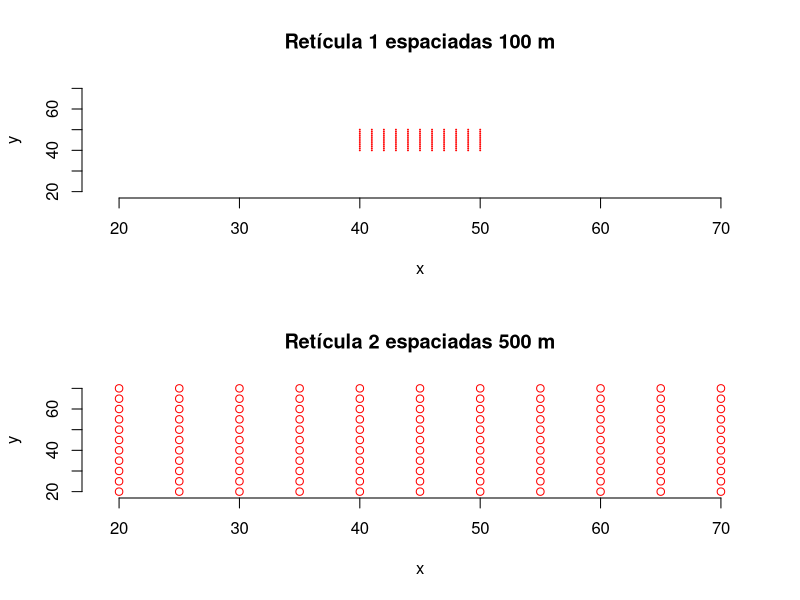
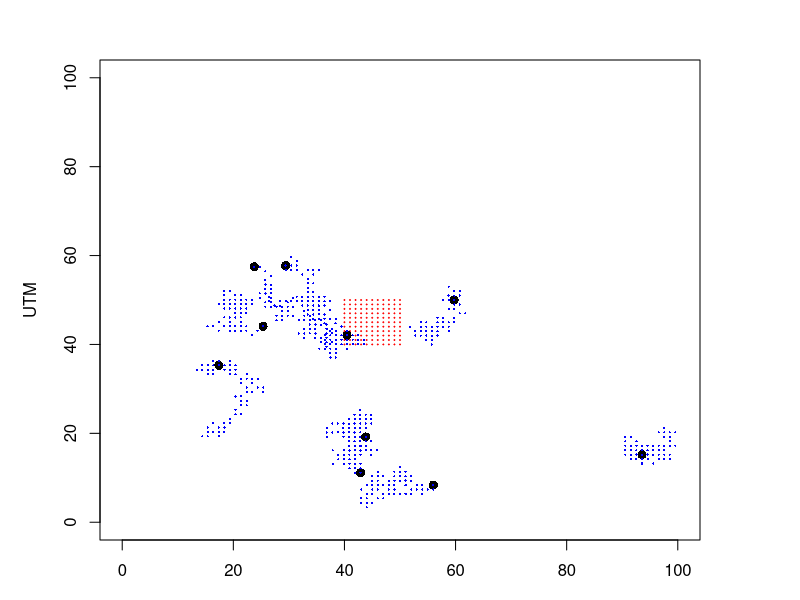
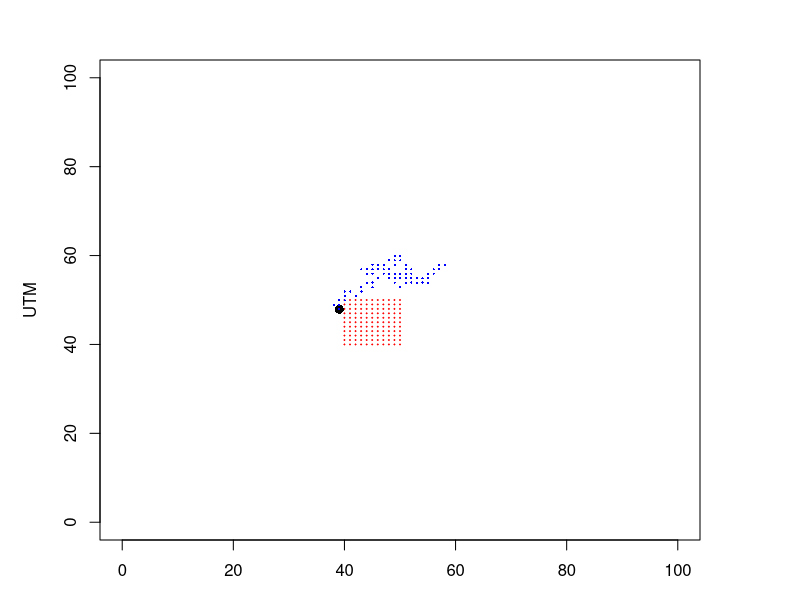
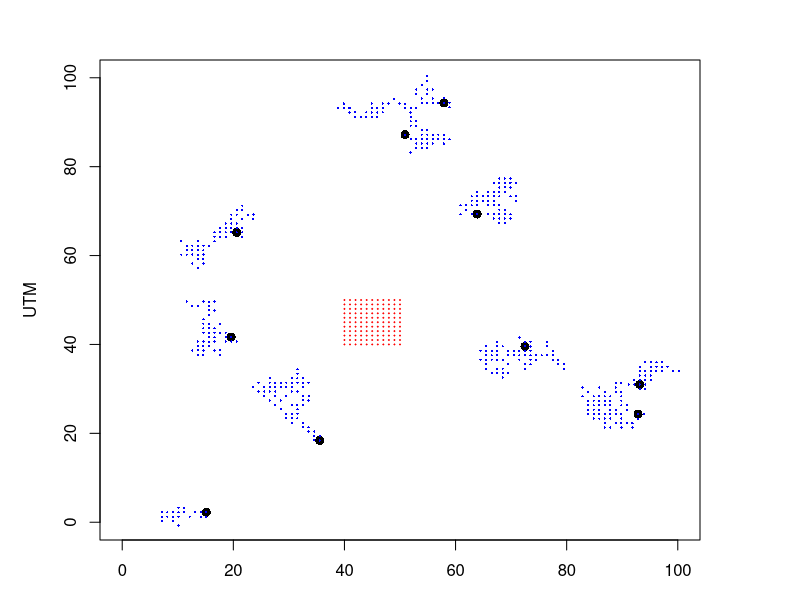
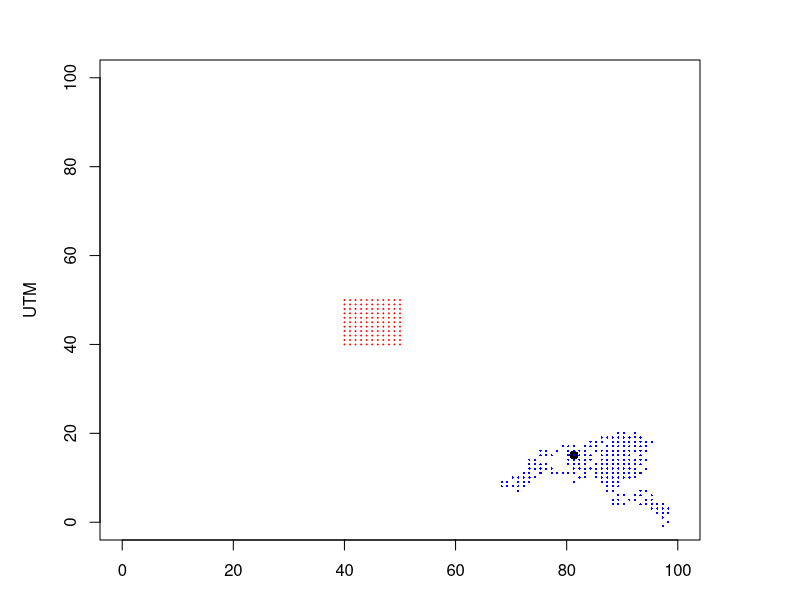
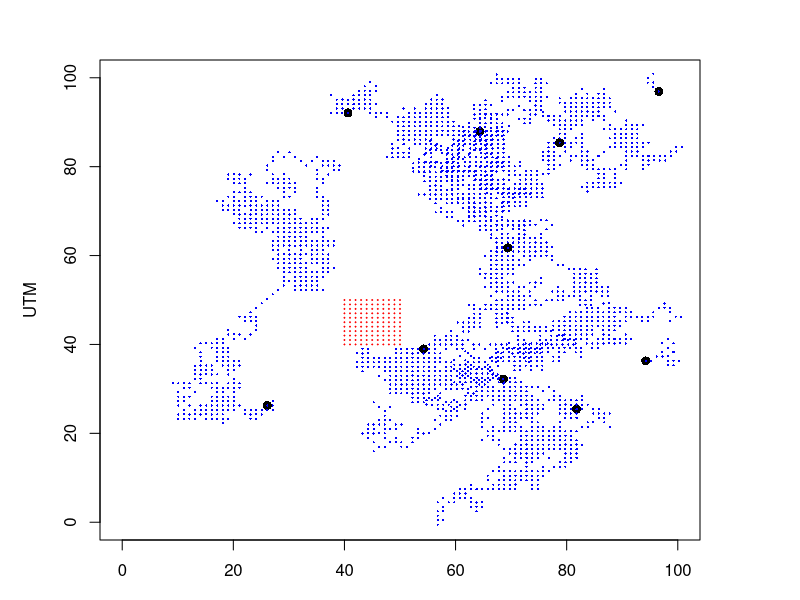
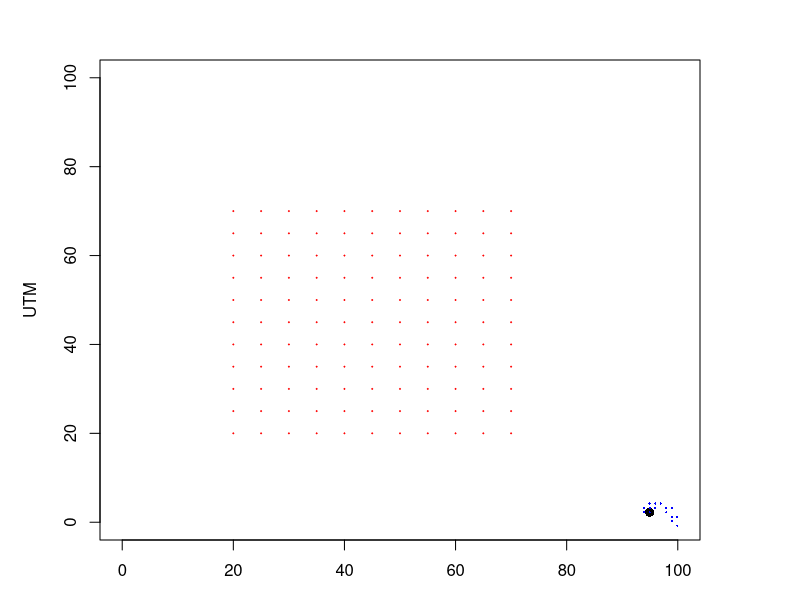
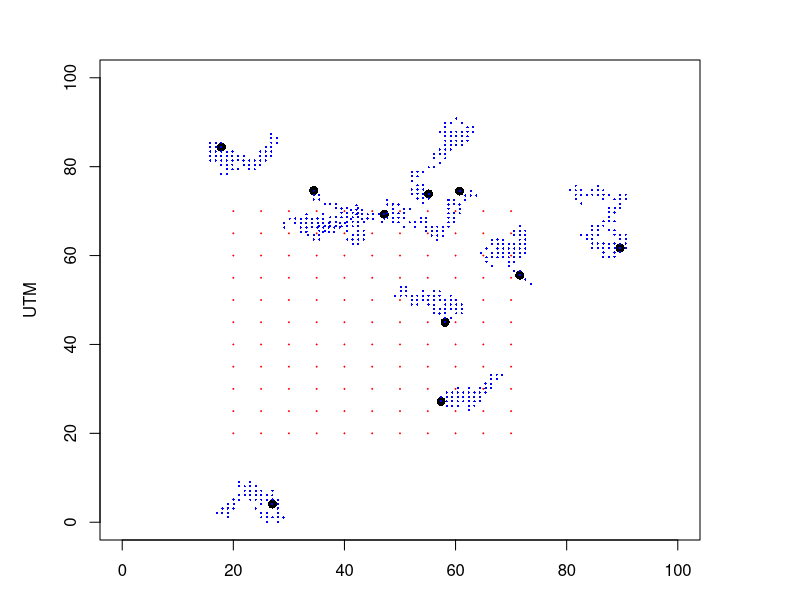

These charts were generated, in order, by the following R code:
JW <- function(x, y, HR) {
  for (j in 1:N) {
    x <- runif(1,1,99)
    y <- runif(1,1,99)
    points(x,y,pch=16,col="black",cex=1.2)
    for (i in 1:HR) {
      xi <- sample(c(1,0,-1),1) 
      yi <- sample(c(1,0,-1),1) 
      points(c(x, x + xi), c(y, y + yi), pch = 16, 
             cex = 0.3, col = "blue") 
      x <- x + xi
      y <- y + yi
      if (x > 100 | x < 0 | y > 100 | y < 0) break  
    }
  } 
}

muestreo <- function(reticula) {
  par(mfrow = c(1,1), mar = c(3,5,3,5))
  plot(0:100, 0:100, type = "n", 
       xlab = "UTM", ylab = "UTM") 
  points(reticula, pch = 3, col = "red", cex = 0.1) 
}


grid1 <- read.csv("grid1.csv", header = T)
grid2 <- read.csv("grid2.csv", header = T)

par(mfcol = c(2,1))
plot(grid1, xlim = c(19,71), ylim = c(19,71), frame.plot = F, main = "Retícula 1 espaciadas 100 m", col = "red", cex = 0.1)
plot(grid2, xlim = c(19,71), ylim = c(19,71), frame.plot = F, main = "Retícula 2 espaciadas 500 m", col = "red")


N <- 10; HR <- 100; reticula <- grid1
muestreo(reticula); JW(x, y, HR)


N <- 1; HR <- 100; reticula <- grid1
muestreo(reticula); JW(x, y, HR)

N <- 10; HR <- 100; reticula <- grid1
muestreo(reticula); JW(x, y, HR)

N <- 1; HR <- 1000; reticula <- grid1
muestreo(reticula); JW(x, y, HR)

N <- 10; HR <- 1000; reticula <- grid1
muestreo(reticula); JW(x, y, HR)

N <- 1; HR <- 100; reticula <- grid2
muestreo(reticula); JW(x, y, HR)

N <- 10; HR <- 100; reticula <- grid2
muestreo(reticula); JW(x, y, HR)

N <- 1; HR <- 1000; reticula <- grid2
muestreo(reticula); JW(x, y, HR)

N <- 10; HR <- 1000; reticula <- grid2
muestreo(reticula); JW(x, y, HR)














